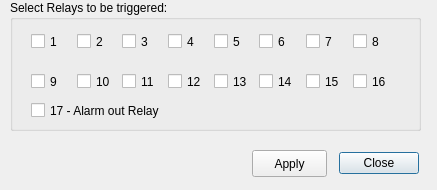
<ui version="4.0" >
 <class>RelaysDialog</class>
 <widget class="QDialog" name="RelaysDialog" >
  <property name="windowModality" >
   <enum>Qt::ApplicationModal</enum>
  </property>
  <property name="geometry" >
   <rect>
    <x>0</x>
    <y>0</y>
    <width>437</width>
    <height>190</height>
   </rect>
  </property>
  <property name="windowTitle" >
   <string>Relays</string>
  </property>
  <widget class="QDialogButtonBox" name="buttonBox" >
   <property name="geometry" >
    <rect>
     <x>328</x>
     <y>150</y>
     <width>91</width>
     <height>27</height>
    </rect>
   </property>
   <property name="orientation" >
    <enum>Qt::Horizontal</enum>
   </property>
   <property name="standardButtons" >
    <set>QDialogButtonBox::Close</set>
   </property>
  </widget>
  <widget class="QPushButton" name="uiBtnApply" >
   <property name="geometry" >
    <rect>
     <x>252</x>
     <y>150</y>
     <width>75</width>
     <height>27</height>
    </rect>
   </property>
   <property name="text" >
    <string>Apply</string>
   </property>
  </widget>
  <widget class="QGroupBox" name="uiGrpRelays" >
   <property name="geometry" >
    <rect>
     <x>10</x>
     <y>0</y>
     <width>411</width>
     <height>131</height>
    </rect>
   </property>
   <property name="title" >
    <string>Select Relays to be triggered:</string>
   </property>
   <widget class="QCheckBox" name="uiChkRelay2" >
    <property name="geometry" >
     <rect>
      <x>67</x>
      <y>31</y>
      <width>39</width>
      <height>21</height>
     </rect>
    </property>
    <property name="text" >
     <string>2</string>
    </property>
   </widget>
   <widget class="QCheckBox" name="uiChkRelay3" >
    <property name="geometry" >
     <rect>
      <x>112</x>
      <y>31</y>
      <width>40</width>
      <height>21</height>
     </rect>
    </property>
    <property name="text" >
     <string>3</string>
    </property>
   </widget>
   <widget class="QCheckBox" name="uiChkRelay4" >
    <property name="geometry" >
     <rect>
      <x>158</x>
      <y>31</y>
      <width>40</width>
      <height>21</height>
     </rect>
    </property>
    <property name="text" >
     <string>4</string>
    </property>
   </widget>
   <widget class="QCheckBox" name="uiChkRelay12" >
    <property name="geometry" >
     <rect>
      <x>158</x>
      <y>71</y>
      <width>41</width>
      <height>21</height>
     </rect>
    </property>
    <property name="text" >
     <string>12</string>
    </property>
   </widget>
   <widget class="QCheckBox" name="uiChkRelay5" >
    <property name="geometry" >
     <rect>
      <x>204</x>
      <y>31</y>
      <width>39</width>
      <height>21</height>
     </rect>
    </property>
    <property name="text" >
     <string>5</string>
    </property>
   </widget>
   <widget class="QCheckBox" name="uiChkRelay13" >
    <property name="geometry" >
     <rect>
      <x>204</x>
      <y>71</y>
      <width>41</width>
      <height>21</height>
     </rect>
    </property>
    <property name="text" >
     <string>13</string>
    </property>
   </widget>
   <widget class="QCheckBox" name="uiChkRelay14" >
    <property name="geometry" >
     <rect>
      <x>249</x>
      <y>71</y>
      <width>41</width>
      <height>21</height>
     </rect>
    </property>
    <property name="text" >
     <string>14</string>
    </property>
   </widget>
   <widget class="QCheckBox" name="uiChkRelay6" >
    <property name="geometry" >
     <rect>
      <x>249</x>
      <y>31</y>
      <width>40</width>
      <height>21</height>
     </rect>
    </property>
    <property name="text" >
     <string>6</string>
    </property>
   </widget>
   <widget class="QCheckBox" name="uiChkRelay15" >
    <property name="geometry" >
     <rect>
      <x>296</x>
      <y>71</y>
      <width>41</width>
      <height>21</height>
     </rect>
    </property>
    <property name="text" >
     <string>15</string>
    </property>
   </widget>
   <widget class="QCheckBox" name="uiChkRelay7" >
    <property name="geometry" >
     <rect>
      <x>296</x>
      <y>31</y>
      <width>39</width>
      <height>21</height>
     </rect>
    </property>
    <property name="text" >
     <string>7</string>
    </property>
   </widget>
   <widget class="QCheckBox" name="uiChkRelay8" >
    <property name="geometry" >
     <rect>
      <x>343</x>
      <y>31</y>
      <width>40</width>
      <height>21</height>
     </rect>
    </property>
    <property name="text" >
     <string>8</string>
    </property>
   </widget>
   <widget class="QCheckBox" name="uiChkRelay16" >
    <property name="geometry" >
     <rect>
      <x>343</x>
      <y>71</y>
      <width>41</width>
      <height>21</height>
     </rect>
    </property>
    <property name="text" >
     <string>16</string>
    </property>
   </widget>
   <widget class="QCheckBox" name="uiChkRelay10" >
    <property name="geometry" >
     <rect>
      <x>67</x>
      <y>71</y>
      <width>41</width>
      <height>21</height>
     </rect>
    </property>
    <property name="text" >
     <string>10</string>
    </property>
   </widget>
   <widget class="QCheckBox" name="uiChkRelay11" >
    <property name="geometry" >
     <rect>
      <x>112</x>
      <y>71</y>
      <width>41</width>
      <height>21</height>
     </rect>
    </property>
    <property name="text" >
     <string>11</string>
    </property>
   </widget>
   <widget class="QCheckBox" name="uiChkRelay09" >
    <property name="geometry" >
     <rect>
      <x>21</x>
      <y>71</y>
      <width>34</width>
      <height>21</height>
     </rect>
    </property>
    <property name="text" >
     <string>9</string>
    </property>
   </widget>
   <widget class="QCheckBox" name="uiChkRelay17" >
    <property name="geometry" >
     <rect>
      <x>21</x>
      <y>100</y>
      <width>151</width>
      <height>21</height>
     </rect>
    </property>
    <property name="text" >
     <string>17 - Alarm out Relay</string>
    </property>
   </widget>
   <widget class="QCheckBox" name="uiChkRelay1" >
    <property name="geometry" >
     <rect>
      <x>21</x>
      <y>31</y>
      <width>40</width>
      <height>21</height>
     </rect>
    </property>
    <property name="text" >
     <string>1</string>
    </property>
   </widget>
  </widget>
 </widget>
 <resources/>
 <connections>
  <connection>
   <sender>buttonBox</sender>
   <signal>rejected()</signal>
   <receiver>RelaysDialog</receiver>
   <slot>close()</slot>
   <hints>
    <hint type="sourcelabel" >
     <x>366</x>
     <y>167</y>
    </hint>
    <hint type="destinationlabel" >
     <x>277</x>
     <y>174</y>
    </hint>
   </hints>
  </connection>
 </connections>
</ui>
